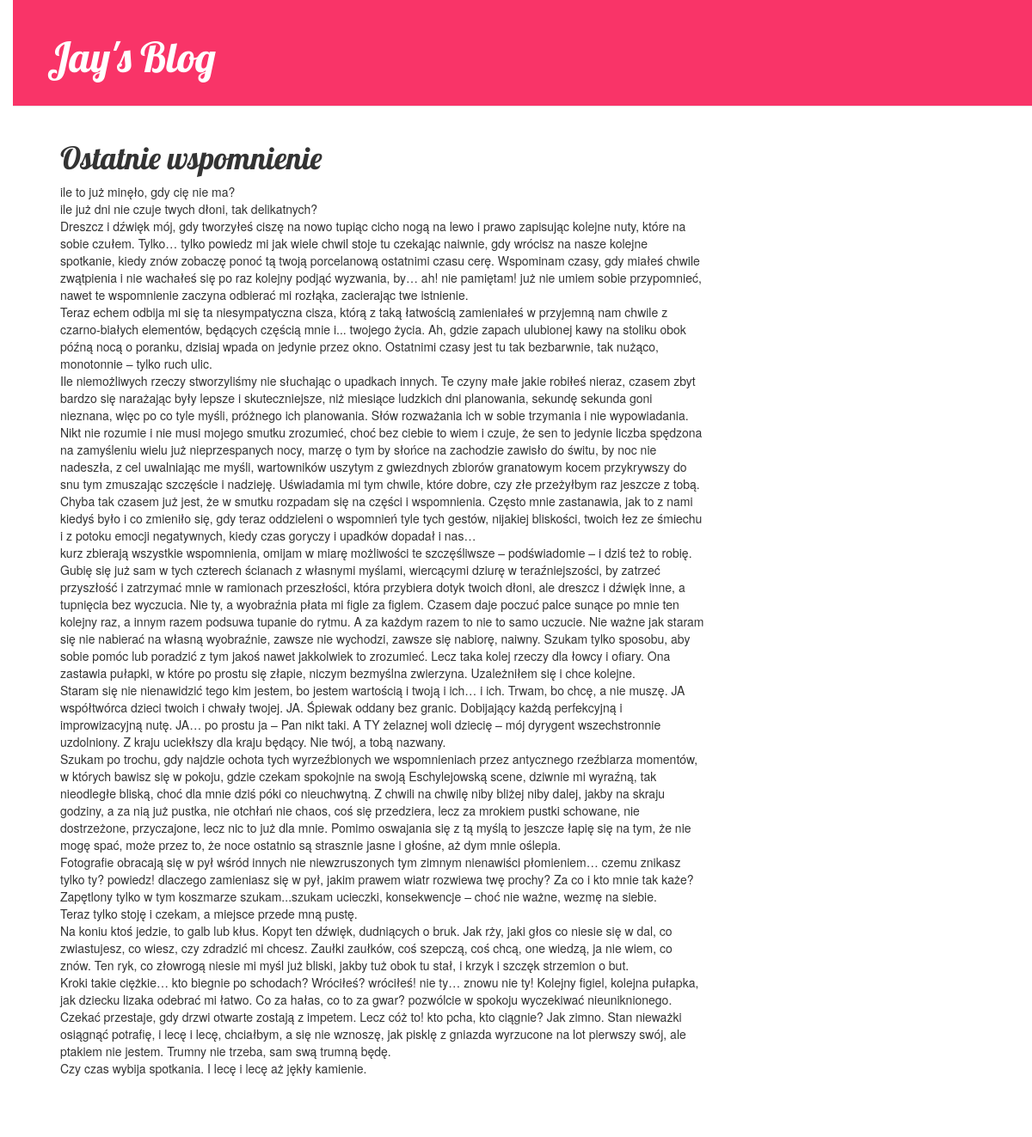
The app's page /post/3/, older data.
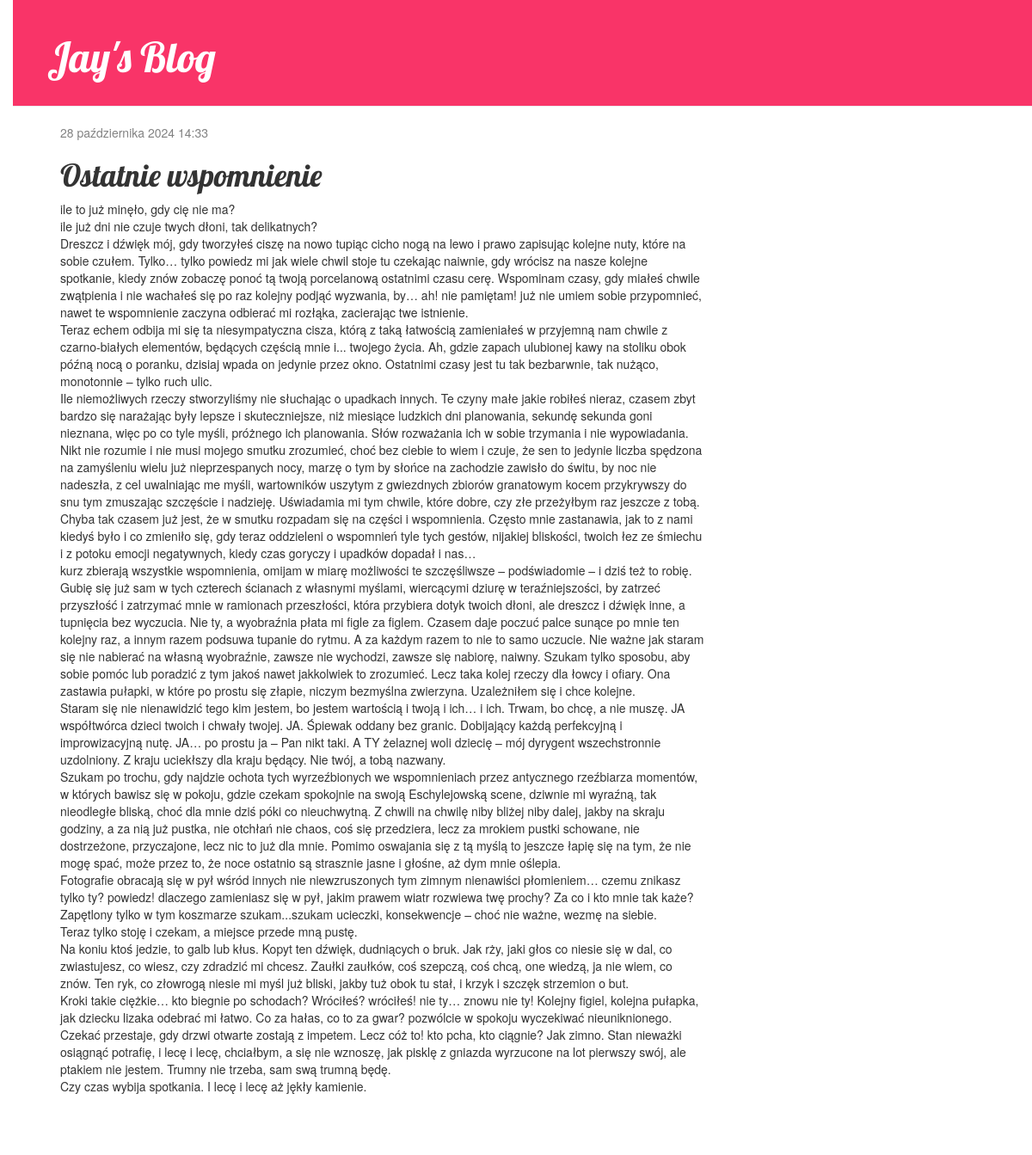
The same page, newer data.
### blog/models.py (models this page shows, shortened)
class Post(models.Model):
    author = models.ForeignKey(settings.AUTH_USER_MODEL, on_delete=models.CASCADE)
    title = models.CharField(max_length=200)
    text = models.TextField()
    created_date = models.DateTimeField(
            default=timezone.now)
    published_date = models.DateTimeField(
            blank=True, null=True)

### blog/views.py (the view)
# urls.py: path('post/<int:pk>/', views.post_detail, name='post_detail'),
def post_detail(request, pk):
    post = get_object_or_404(Post, pk=pk)
    return render(request, 'blog/post_detail.html', {'post': post})

### blog/templates/blog/post_detail.html (shortened to what this page needs)
{% extends 'blog/base.html' %}
{% block content %}
    <div class="post">
        {% if post.published_date %}
            <div class="date">
                {{ post.published_date }}
            </div>
        {% endif %}
        <h1>{{ post.title }}</h1>
        <p>{{ post.text|linebreaksbr }}</p>
    </div>
{% endblock %}

Row changes from the older to the newer data that the page shows:
changed Post "Ostatnie wspomnienie": published_date (not shown) → "28 października 2024 14:33"
